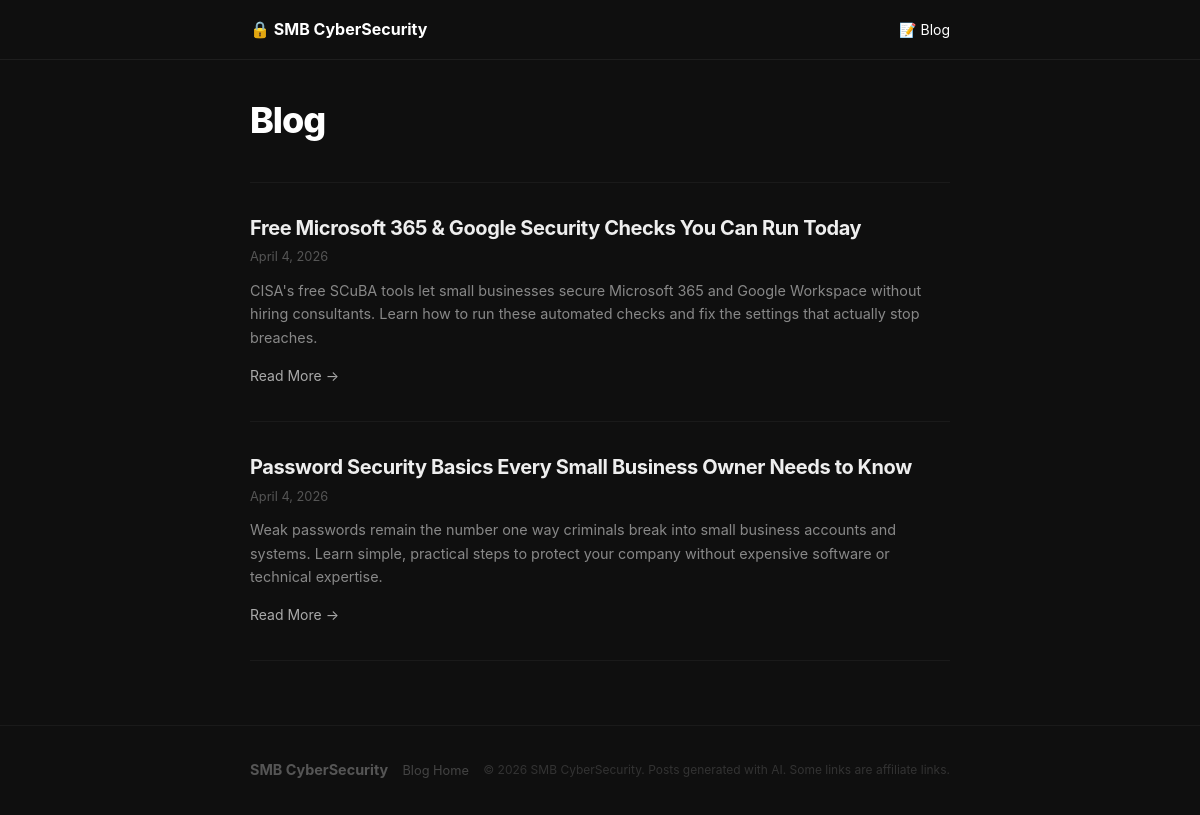
The page / on the database its author committed.
### tables this page shows
CREATE TABLE posts (
                id            INTEGER PRIMARY KEY AUTOINCREMENT,
                title         TEXT    NOT NULL,
                slug          TEXT    UNIQUE NOT NULL,
                excerpt       TEXT    NOT NULL,
                content_html  TEXT    NOT NULL,
                affiliate_html TEXT   NOT NULL DEFAULT '',
                created_at    DATETIME DEFAULT (datetime('now'))
            , topic_slug  TEXT NOT NULL DEFAULT '', used_books  TEXT NOT NULL DEFAULT '[]');

### src/Database.php (called while the page is built, shortened)
<?php
class Database
{
    private PDO $pdo;
    public function __construct()
    {
        $dbPath = getenv('DB_PATH') ?: __DIR__ . '/../app/data/blog.db';
        $dir = dirname($dbPath);
        $this->pdo = new PDO('sqlite:' . $dbPath, null, null, [
            PDO::ATTR_ERRMODE            => PDO::ERRMODE_EXCEPTION,
            PDO::ATTR_DEFAULT_FETCH_MODE => PDO::FETCH_ASSOC,
        ]);
        $this->pdo->exec('PRAGMA journal_mode=WAL;');
    }
    private function migrate(): void
    {
        $this->pdo->exec("
            CREATE TABLE IF NOT EXISTS posts (
                id             INTEGER  PRIMARY KEY AUTOINCREMENT,
                title          TEXT     NOT NULL,
                slug           TEXT     UNIQUE NOT NULL,
                excerpt        TEXT     NOT NULL,
                content_html   TEXT     NOT NULL,
                affiliate_html TEXT     NOT NULL DEFAULT '',
                created_at     DATETIME DEFAULT (datetime('now'))
            );
            CREATE INDEX IF NOT EXISTS idx_posts_created ON posts(created_at DESC);
            CREATE INDEX IF NOT EXISTS idx_posts_slug    ON posts(slug);
        ");
        foreach ([
            "ALTER TABLE posts ADD COLUMN topic_slug  TEXT NOT NULL DEFAULT ''",
            "ALTER TABLE posts ADD COLUMN used_books  TEXT NOT NULL DEFAULT '[]'",
        ] as $sql) {
            try {
                $this->pdo->exec($sql);
            } catch (PDOException) {
            }
        }
    }
    public function getPosts(int $page = 1, int $perPage = 10): array
    {
        $offset = ($page - 1) * $perPage;
        $stmt   = $this->pdo->prepare(
            'SELECT id, title, slug, excerpt, created_at FROM posts ORDER BY created_at DESC LIMIT ? OFFSET ?'
        );
        $stmt->execute([$perPage, $offset]);
        return $stmt->fetchAll();
    }
}

### public/index.php (the view, shortened to what this page needs)
<?php
require_once __DIR__ . '/../src/Database.php';
$db      = new Database();
$perPage = 10;
$page    = max(1, (int)($_GET['page'] ?? 1));
$posts   = $db->getPosts($page, $perPage);
function h(string $s): string { return htmlspecialchars($s, ENT_QUOTES, 'UTF-8'); }
function formatDate(string $dt): string { return date('F j, Y', strtotime($dt)); }
?>
<!DOCTYPE html>
<html lang="en">
<head>
  <link rel="stylesheet" href="/assets/style.css">
</head>
<body>
  <header class="site-header">
    <div class="container">
      <a href="/" class="site-logo">&#128274; SMB CyberSecurity</a>
      <nav class="site-nav">
        <a href="/" class="active">&#128221; Blog</a>
      </nav>
    </div>
  </header>
  <main class="container">
    <h1 class="page-heading">Blog</h1>
    <?php if (empty($posts)): ?>
      <div class="empty-state">
        <p>The first post is being generated. Check back in a few minutes.</p>
      </div>
    <?php else: ?>
      <div class="post-list">
        <?php foreach ($posts as $post): ?>
          <article class="post-item">
            <h2><a href="/post.php?slug=<?= h($post['slug']) ?>"><?= h($post['title']) ?></a></h2>
            <div class="post-date"><time datetime="<?= h($post['created_at']) ?>"><?= formatDate($post['created_at']) ?></time></div>
            <p class="post-excerpt"><?= h($post['excerpt']) ?></p>
            <a href="/post.php?slug=<?= h($post['slug']) ?>" class="read-more">Read More &rarr;</a>
          </article>
        <?php endforeach; ?>
      </div>
    <?php endif; ?>
  </main>
  <footer class="site-footer">
    <div class="container">
      <div class="footer-inner">
        <span class="footer-brand">SMB CyberSecurity</span>
        <div class="footer-links">
          <a href="/">Blog Home</a>
        </div>
        <span class="footer-copy">&copy; <?= date('Y') ?> SMB CyberSecurity. Posts generated with AI. Some links are affiliate links.</span>
      </div>
    </div>
  </footer>
</body>
</html>

### public/assets/style.css (style rules this page uses)
*, *::before, *::after { box-sizing: border-box; margin: 0; padding: 0; }
html { font-size: 16px; -webkit-text-size-adjust: 100%; }
body { background-color: #0f0f0f; color: #c8c8c8; font-family: -apple-system, BlinkMacSystemFont, "Segoe UI", Roboto, Helvetica, Arial, sans-serif; line-height: 1.7; min-height: 100vh; display: flex; flex-direction: column; }
a { color: inherit; text-decoration: none; }
.container { width: 100%; max-width: 740px; margin: 0 auto; padding: 0 1.25rem; }
main.container { flex: 1; padding-top: 2.5rem; padding-bottom: 4rem; }
.site-header { border-bottom: 1px solid #1e1e1e; padding: 1rem 0; }
.site-header .container { display: flex; align-items: center; justify-content: space-between; gap: 1rem; }
.site-logo { font-size: 1rem; font-weight: 700; color: #fff; white-space: nowrap; }
.site-nav { display: flex; align-items: center; gap: 1.25rem; flex-shrink: 0; }
.site-nav a { font-size: 0.875rem; color: #888; transition: color 0.15s; }
.site-nav a:hover, .site-nav a.active { color: #fff; }
.page-heading { font-size: clamp(1.75rem, 5vw, 2.25rem); font-weight: 800; color: #fff; letter-spacing: -0.03em; margin-bottom: 2.5rem; line-height: 1.15; }
.post-list { display: flex; flex-direction: column; }
.post-item { padding: 1.75rem 0; border-bottom: 1px solid #1a1a1a; }
.post-item:first-child { border-top: 1px solid #1a1a1a; }
.post-item h2 { font-size: 1.15rem; font-weight: 700; line-height: 1.35; letter-spacing: -0.02em; margin-bottom: 0.3rem; }
.post-item h2 a { color: #eee; transition: color 0.15s; }
.post-date { font-size: 0.8rem; color: #555; margin-bottom: 0.65rem; }
.post-excerpt { font-size: 0.9rem; color: #888; line-height: 1.65; margin-bottom: 0.75rem; }
.read-more { font-size: 0.875rem; color: #aaa; transition: color 0.15s; }
.site-footer { border-top: 1px solid #1a1a1a; padding: 2rem 0; }
.footer-inner { display: flex; flex-direction: column; gap: 0.75rem; }
.footer-brand { font-size: 0.9rem; font-weight: 700; color: #555; }
.footer-links { display: flex; gap: 1rem; flex-wrap: wrap; }
.footer-links a { font-size: 0.8rem; color: #444; transition: color 0.15s; }
.footer-copy { font-size: 0.75rem; color: #333; }
@media (min-width: 600px) { .post-item h2 { font-size: 1.25rem; } }
@media (min-width: 600px) { .post-item { padding: 2rem 0; } }
@media (min-width: 600px) { .footer-inner { flex-direction: row; align-items: center; justify-content: space-between; } }
@media (min-width: 600px) { .footer-links { gap: 1.25rem; } }

### rows shown on the page
posts: title "Free Microsoft 365 & Google Security Checks You Can Run Today", created_at "April 4, 2026", excerpt "CISA's free SCuBA tools let small businesses secure Microsoft 365 and Google Workspace without hiring consultants. Learn how to run these automated checks and fix the settings that actually stop breaches."
posts: title "Password Security Basics Every Small Business Owner Needs to Know", created_at "April 4, 2026", excerpt "Weak passwords remain the number one way criminals break into small business accounts and systems. Learn simple, practical steps to protect your company without expensive software or technical expertise."
